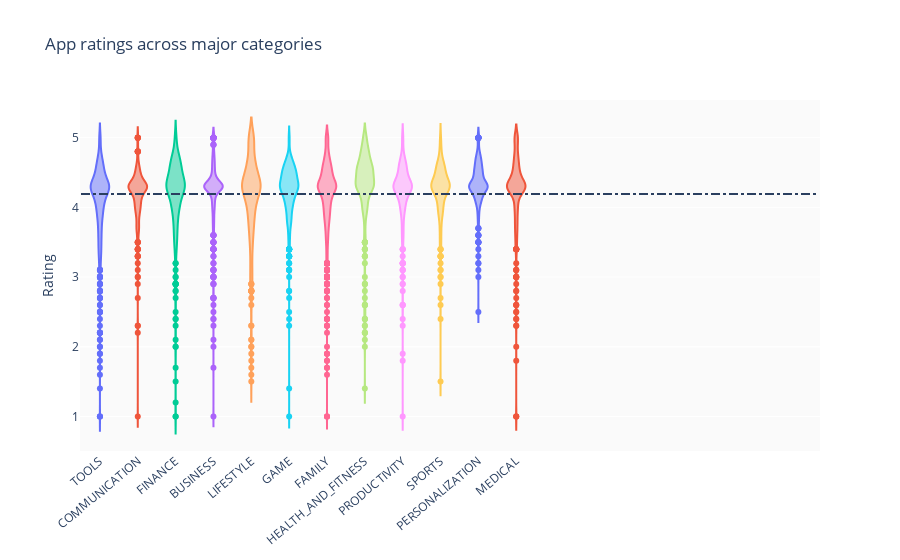

Write notebook code for a chart like this one.
### Markdown cell above
### Best performing categories

### Code cell
# groups = df.groupby('Category').filter(lambda x: len(x) >= 170).reset_index()
#print(type(groups.item.['BUSINESS']))
print('Average rating = ', np.nanmean(list(groups.Rating)))
#print(len(groups.loc[df.Category == 'DATING']))
c = ['hsl('+str(h)+',50%'+',50%)' for h in np.linspace(0, 720, len(set(groups.Category)))]


#df_sorted = df.groupby('Category').agg({'Rating':'median'}).reset_index().sort_values(by='Rating', ascending=False)
#print(df_sorted)

layout = {'title' : 'App ratings across major categories',
        'xaxis': {'tickangle':-40},
        'yaxis': {'title': 'Rating'},
          'plot_bgcolor': 'rgb(250,250,250)',
          'shapes': [{
              'type' :'line',
              'x0': -.5,
              'y0': np.nanmean(list(groups.Rating)),
              'x1': 19,
              'y1': np.nanmean(list(groups.Rating)),
              'line': { 'dash': 'dashdot'}
          }]
          }

data = [{
    'y': df.loc[df.Category==category]['Rating'],
    'type':'violin',
    'name' : category,
    'showlegend':False,
    #'marker': {'color': 'Set2'},
    } for i,category in enumerate(list(set(groups.Category)))]



plotly.offline.iplot({'data': data, 'layout': layout})

### Figure 1 — Plotly figure (JSON) as saved in the notebook; plotly's stock layout.template omitted (floating-point values rounded to 4 significant figures; data arrays with more than 128 entries replaced by an {"elided": "..."} marker saying what was removed)
{"data": [{"name": "TOOLS", "showlegend": false, "y": {"elided": "827 float values"}, "type": "violin"}, {"name": "COMMUNICATION", "showlegend": false, "y": {"elided": "315 float values"}, "type": "violin"}, {"name": "FINANCE", "showlegend": false, "y": {"elided": "345 float values"}, "type": "violin"}, {"name": "BUSINESS", "showlegend": false, "y": {"elided": "420 float values"}, "type": "violin"}, {"name": "LIFESTYLE", "showlegend": false, "y": {"elided": "369 float values"}, "type": "violin"}, {"name": "GAME", "showlegend": false, "y": {"elided": "959 float values"}, "type": "violin"}, {"name": "FAMILY", "showlegend": false, "y": {"elided": "1832 float values"}, "type": "violin"}, {"name": "HEALTH_AND_FITNESS", "showlegend": false, "y": {"elided": "288 float values"}, "type": "violin"}, {"name": "PRODUCTIVITY", "showlegend": false, "y": {"elided": "374 float values"}, "type": "violin"}, {"name": "SPORTS", "showlegend": false, "y": {"elided": "325 float values"}, "type": "violin"}, {"name": "PERSONALIZATION", "showlegend": false, "y": {"elided": "376 float values"}, "type": "violin"}, {"name": "MEDICAL", "showlegend": false, "y": {"elided": "395 float values"}, "type": "violin"}], "layout": {"plot_bgcolor": "rgb(250,250,250)", "shapes": [{"line": {"dash": "dashdot"}, "type": "line", "x0": -0.5, "x1": 19, "y0": 4.191, "y1": 4.191}], "title": {"text": "App ratings across major categories"}, "xaxis": {"tickangle": -40}, "yaxis": {"title": {"text": "Rating"}}}}
